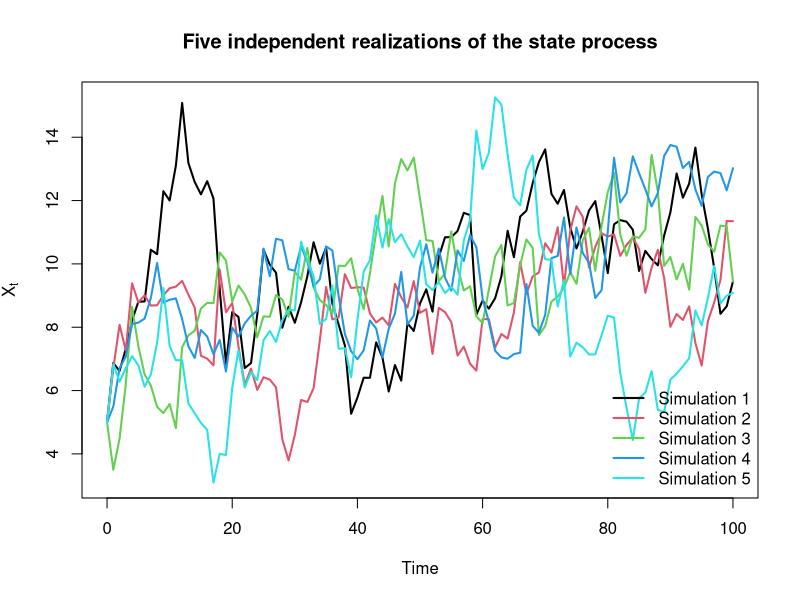

Generate this figure with R:
# Set seed for reproducibility
set.seed(42)

# Parameters
n <- 100
n_sim <- 5
a <- 0.9
b <- 1
sigma1 <- 1
X0 <- 5

# Matrix to store simulations
X <- matrix(NA, nrow = n + 1, ncol = n_sim)

# Set initial value
X[1, ] <- X0

# Simulate 5 independent trajectories
for (j in 1:n_sim) {
  for (t in 2:(n + 1)) {
    e_t <- rnorm(1, mean = 0, sd = sigma1)
    X[t, j] <- a * X[t - 1, j] + b + e_t
  }
}

# Time index from 0 to 100
time <- 0:n

# Save a wider plot as PNG
png("assignment_4/problem_1/figures/question_1_1_plot.png", width = 1200, height = 600)

matplot(
  time, X,
  type = "l",
  lty = 1,
  lwd = 2,
  xlab = "Time",
  ylab = expression(X[t]),
  main = "Five independent realizations of the state process"
)

legend(
  "bottomright",
  legend = paste("Simulation", 1:n_sim),
  col = 1:n_sim,
  lty = 1,
  lwd = 2,
  bty = "n"
)

# Close the file
dev.off()
